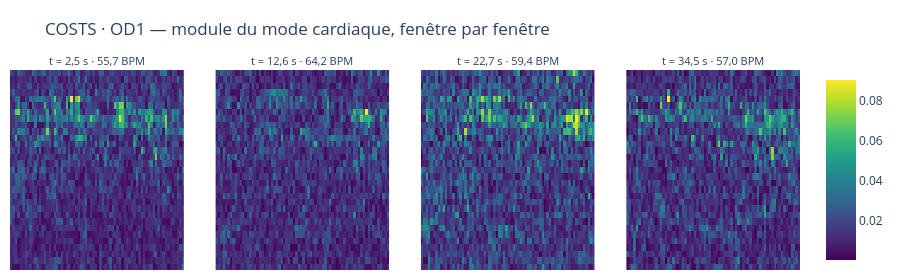
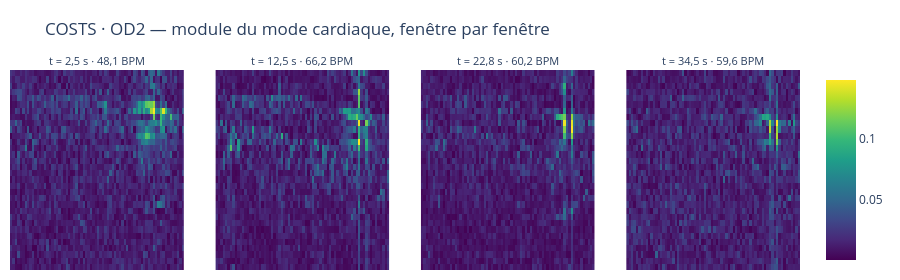
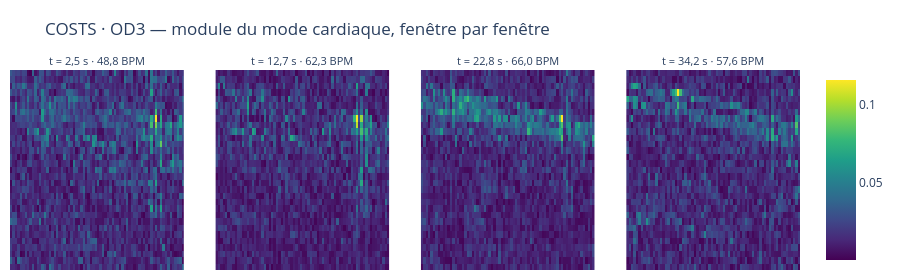

Notebook cell for these charts, in order:
### Code cell
if EST_COSTS:
    # 3) Modes spatiaux du mode suivi, pour quelques fenetres reparties dans le temps
    for s in SLUGS:
        c = COST[s]
        h, w = PREP[s]["shape"]
        idx = np.unique(np.linspace(0, c["n_slides"] - 1, COSTS_N_CARTES).astype(int))
        titres = [f"t = {fr(c['centres'][k])} s · {fr(c['suivi_f'][k])} BPM" for k in idx]
        fig = make_subplots(rows=1, cols=len(idx), subplot_titles=titres, horizontal_spacing=0.04)
        for col, k in enumerate(idx, start=1):
            phi = c["modes"][k][:, c["suivi_k"][k]].reshape(h, w, order="F")
            fig.add_trace(go.Heatmap(z=np.abs(phi), colorscale="Viridis", showscale=(col == len(idx))),
                          row=1, col=col)
            fig.update_yaxes(autorange="reversed", showticklabels=False, row=1, col=col)
            fig.update_xaxes(showticklabels=False, row=1, col=col)
        fig.update_annotations(font_size=11)
        fig.update_layout(height=280, margin=dict(l=10, r=10, t=70, b=10),
                          title=f"COSTS · OD{replicat(s)} — module du mode cardiaque, "
                                f"fenêtre par fenêtre")
        fig.show()

### Figure 1 — Plotly figure (JSON) as saved in the notebook; plotly's stock layout.template omitted (floating-point values rounded to 4 significant figures; data arrays with more than 128 entries replaced by an {"elided": "..."} marker saying what was removed)
{"data": [{"colorscale": [[0, "#440154"], [0.1111, "#482878"], [0.2222, "#3e4989"], [0.3333, "#31688e"], [0.4444, "#26828e"], [0.5556, "#1f9e89"], [0.6667, "#35b779"], [0.7778, "#6ece58"], [0.8889, "#b5de2b"], [1, "#fde725"]], "showscale": false, "type": "heatmap", "xaxis": "x", "yaxis": "y", "z": {"elided": "31x72 float values"}}, {"colorscale": [[0, "#440154"], [0.1111, "#482878"], [0.2222, "#3e4989"], [0.3333, "#31688e"], [0.4444, "#26828e"], [0.5556, "#1f9e89"], [0.6667, "#35b779"], [0.7778, "#6ece58"], [0.8889, "#b5de2b"], [1, "#fde725"]], "showscale": false, "type": "heatmap", "xaxis": "x2", "yaxis": "y2", "z": {"elided": "31x72 float values"}}, {"colorscale": [[0, "#440154"], [0.1111, "#482878"], [0.2222, "#3e4989"], [0.3333, "#31688e"], [0.4444, "#26828e"], [0.5556, "#1f9e89"], [0.6667, "#35b779"], [0.7778, "#6ece58"], [0.8889, "#b5de2b"], [1, "#fde725"]], "showscale": false, "type": "heatmap", "xaxis": "x3", "yaxis": "y3", "z": {"elided": "31x72 float values"}}, {"colorscale": [[0, "#440154"], [0.1111, "#482878"], [0.2222, "#3e4989"], [0.3333, "#31688e"], [0.4444, "#26828e"], [0.5556, "#1f9e89"], [0.6667, "#35b779"], [0.7778, "#6ece58"], [0.8889, "#b5de2b"], [1, "#fde725"]], "showscale": true, "type": "heatmap", "xaxis": "x4", "yaxis": "y4", "z": {"elided": "31x72 float values"}}], "layout": {"annotations": [{"font": {"size": 11}, "showarrow": false, "text": "t = 2,5 s · 55,7 BPM", "x": 0.11, "xanchor": "center", "xref": "paper", "y": 1, "yanchor": "bottom", "yref": "paper"}, {"font": {"size": 11}, "showarrow": false, "text": "t = 12,6 s · 64,2 BPM", "x": 0.37, "xanchor": "center", "xref": "paper", "y": 1, "yanchor": "bottom", "yref": "paper"}, {"font": {"size": 11}, "showarrow": false, "text": "t = 22,7 s · 59,4 BPM", "x": 0.63, "xanchor": "center", "xref": "paper", "y": 1, "yanchor": "bottom", "yref": "paper"}, {"font": {"size": 11}, "showarrow": false, "text": "t = 34,5 s · 57,0 BPM", "x": 0.89, "xanchor": "center", "xref": "paper", "y": 1, "yanchor": "bottom", "yref": "paper"}], "height": 280, "margin": {"b": 10, "l": 10, "r": 10, "t": 70}, "title": {"text": "COSTS · OD1 — module du mode cardiaque, fenêtre par fenêtre"}, "xaxis": {"anchor": "y", "domain": [0, 0.22], "showticklabels": false}, "xaxis2": {"anchor": "y2", "domain": [0.26, 0.48], "showticklabels": false}, "xaxis3": {"anchor": "y3", "domain": [0.52, 0.74], "showticklabels": false}, "xaxis4": {"anchor": "y4", "domain": [0.78, 1], "showticklabels": false}, "yaxis": {"anchor": "x", "autorange": "reversed", "domain": [0, 1], "showticklabels": false}, "yaxis2": {"anchor": "x2", "autorange": "reversed", "domain": [0, 1], "showticklabels": false}, "yaxis3": {"anchor": "x3", "autorange": "reversed", "domain": [0, 1], "showticklabels": false}, "yaxis4": {"anchor": "x4", "autorange": "reversed", "domain": [0, 1], "showticklabels": false}}}

### Figure 2 — Plotly figure (JSON) as saved in the notebook; plotly's stock layout.template omitted (floating-point values rounded to 4 significant figures; data arrays with more than 128 entries replaced by an {"elided": "..."} marker saying what was removed)
{"data": [{"colorscale": [[0, "#440154"], [0.1111, "#482878"], [0.2222, "#3e4989"], [0.3333, "#31688e"], [0.4444, "#26828e"], [0.5556, "#1f9e89"], [0.6667, "#35b779"], [0.7778, "#6ece58"], [0.8889, "#b5de2b"], [1, "#fde725"]], "showscale": false, "type": "heatmap", "xaxis": "x", "yaxis": "y", "z": {"elided": "32x72 float values"}}, {"colorscale": [[0, "#440154"], [0.1111, "#482878"], [0.2222, "#3e4989"], [0.3333, "#31688e"], [0.4444, "#26828e"], [0.5556, "#1f9e89"], [0.6667, "#35b779"], [0.7778, "#6ece58"], [0.8889, "#b5de2b"], [1, "#fde725"]], "showscale": false, "type": "heatmap", "xaxis": "x2", "yaxis": "y2", "z": {"elided": "32x72 float values"}}, {"colorscale": [[0, "#440154"], [0.1111, "#482878"], [0.2222, "#3e4989"], [0.3333, "#31688e"], [0.4444, "#26828e"], [0.5556, "#1f9e89"], [0.6667, "#35b779"], [0.7778, "#6ece58"], [0.8889, "#b5de2b"], [1, "#fde725"]], "showscale": false, "type": "heatmap", "xaxis": "x3", "yaxis": "y3", "z": {"elided": "32x72 float values"}}, {"colorscale": [[0, "#440154"], [0.1111, "#482878"], [0.2222, "#3e4989"], [0.3333, "#31688e"], [0.4444, "#26828e"], [0.5556, "#1f9e89"], [0.6667, "#35b779"], [0.7778, "#6ece58"], [0.8889, "#b5de2b"], [1, "#fde725"]], "showscale": true, "type": "heatmap", "xaxis": "x4", "yaxis": "y4", "z": {"elided": "32x72 float values"}}], "layout": {"annotations": [{"font": {"size": 11}, "showarrow": false, "text": "t = 2,5 s · 48,1 BPM", "x": 0.11, "xanchor": "center", "xref": "paper", "y": 1, "yanchor": "bottom", "yref": "paper"}, {"font": {"size": 11}, "showarrow": false, "text": "t = 12,5 s · 66,2 BPM", "x": 0.37, "xanchor": "center", "xref": "paper", "y": 1, "yanchor": "bottom", "yref": "paper"}, {"font": {"size": 11}, "showarrow": false, "text": "t = 22,8 s · 60,2 BPM", "x": 0.63, "xanchor": "center", "xref": "paper", "y": 1, "yanchor": "bottom", "yref": "paper"}, {"font": {"size": 11}, "showarrow": false, "text": "t = 34,5 s · 59,6 BPM", "x": 0.89, "xanchor": "center", "xref": "paper", "y": 1, "yanchor": "bottom", "yref": "paper"}], "height": 280, "margin": {"b": 10, "l": 10, "r": 10, "t": 70}, "title": {"text": "COSTS · OD2 — module du mode cardiaque, fenêtre par fenêtre"}, "xaxis": {"anchor": "y", "domain": [0, 0.22], "showticklabels": false}, "xaxis2": {"anchor": "y2", "domain": [0.26, 0.48], "showticklabels": false}, "xaxis3": {"anchor": "y3", "domain": [0.52, 0.74], "showticklabels": false}, "xaxis4": {"anchor": "y4", "domain": [0.78, 1], "showticklabels": false}, "yaxis": {"anchor": "x", "autorange": "reversed", "domain": [0, 1], "showticklabels": false}, "yaxis2": {"anchor": "x2", "autorange": "reversed", "domain": [0, 1], "showticklabels": false}, "yaxis3": {"anchor": "x3", "autorange": "reversed", "domain": [0, 1], "showticklabels": false}, "yaxis4": {"anchor": "x4", "autorange": "reversed", "domain": [0, 1], "showticklabels": false}}}

### Figure 3 — Plotly figure (JSON) as saved in the notebook; plotly's stock layout.template omitted (floating-point values rounded to 4 significant figures; data arrays with more than 128 entries replaced by an {"elided": "..."} marker saying what was removed)
{"data": [{"colorscale": [[0, "#440154"], [0.1111, "#482878"], [0.2222, "#3e4989"], [0.3333, "#31688e"], [0.4444, "#26828e"], [0.5556, "#1f9e89"], [0.6667, "#35b779"], [0.7778, "#6ece58"], [0.8889, "#b5de2b"], [1, "#fde725"]], "showscale": false, "type": "heatmap", "xaxis": "x", "yaxis": "y", "z": {"elided": "31x72 float values"}}, {"colorscale": [[0, "#440154"], [0.1111, "#482878"], [0.2222, "#3e4989"], [0.3333, "#31688e"], [0.4444, "#26828e"], [0.5556, "#1f9e89"], [0.6667, "#35b779"], [0.7778, "#6ece58"], [0.8889, "#b5de2b"], [1, "#fde725"]], "showscale": false, "type": "heatmap", "xaxis": "x2", "yaxis": "y2", "z": {"elided": "31x72 float values"}}, {"colorscale": [[0, "#440154"], [0.1111, "#482878"], [0.2222, "#3e4989"], [0.3333, "#31688e"], [0.4444, "#26828e"], [0.5556, "#1f9e89"], [0.6667, "#35b779"], [0.7778, "#6ece58"], [0.8889, "#b5de2b"], [1, "#fde725"]], "showscale": false, "type": "heatmap", "xaxis": "x3", "yaxis": "y3", "z": {"elided": "31x72 float values"}}, {"colorscale": [[0, "#440154"], [0.1111, "#482878"], [0.2222, "#3e4989"], [0.3333, "#31688e"], [0.4444, "#26828e"], [0.5556, "#1f9e89"], [0.6667, "#35b779"], [0.7778, "#6ece58"], [0.8889, "#b5de2b"], [1, "#fde725"]], "showscale": true, "type": "heatmap", "xaxis": "x4", "yaxis": "y4", "z": {"elided": "31x72 float values"}}], "layout": {"annotations": [{"font": {"size": 11}, "showarrow": false, "text": "t = 2,5 s · 48,8 BPM", "x": 0.11, "xanchor": "center", "xref": "paper", "y": 1, "yanchor": "bottom", "yref": "paper"}, {"font": {"size": 11}, "showarrow": false, "text": "t = 12,7 s · 62,3 BPM", "x": 0.37, "xanchor": "center", "xref": "paper", "y": 1, "yanchor": "bottom", "yref": "paper"}, {"font": {"size": 11}, "showarrow": false, "text": "t = 22,8 s · 66,0 BPM", "x": 0.63, "xanchor": "center", "xref": "paper", "y": 1, "yanchor": "bottom", "yref": "paper"}, {"font": {"size": 11}, "showarrow": false, "text": "t = 34,2 s · 57,6 BPM", "x": 0.89, "xanchor": "center", "xref": "paper", "y": 1, "yanchor": "bottom", "yref": "paper"}], "height": 280, "margin": {"b": 10, "l": 10, "r": 10, "t": 70}, "title": {"text": "COSTS · OD3 — module du mode cardiaque, fenêtre par fenêtre"}, "xaxis": {"anchor": "y", "domain": [0, 0.22], "showticklabels": false}, "xaxis2": {"anchor": "y2", "domain": [0.26, 0.48], "showticklabels": false}, "xaxis3": {"anchor": "y3", "domain": [0.52, 0.74], "showticklabels": false}, "xaxis4": {"anchor": "y4", "domain": [0.78, 1], "showticklabels": false}, "yaxis": {"anchor": "x", "autorange": "reversed", "domain": [0, 1], "showticklabels": false}, "yaxis2": {"anchor": "x2", "autorange": "reversed", "domain": [0, 1], "showticklabels": false}, "yaxis3": {"anchor": "x3", "autorange": "reversed", "domain": [0, 1], "showticklabels": false}, "yaxis4": {"anchor": "x4", "autorange": "reversed", "domain": [0, 1], "showticklabels": false}}}
